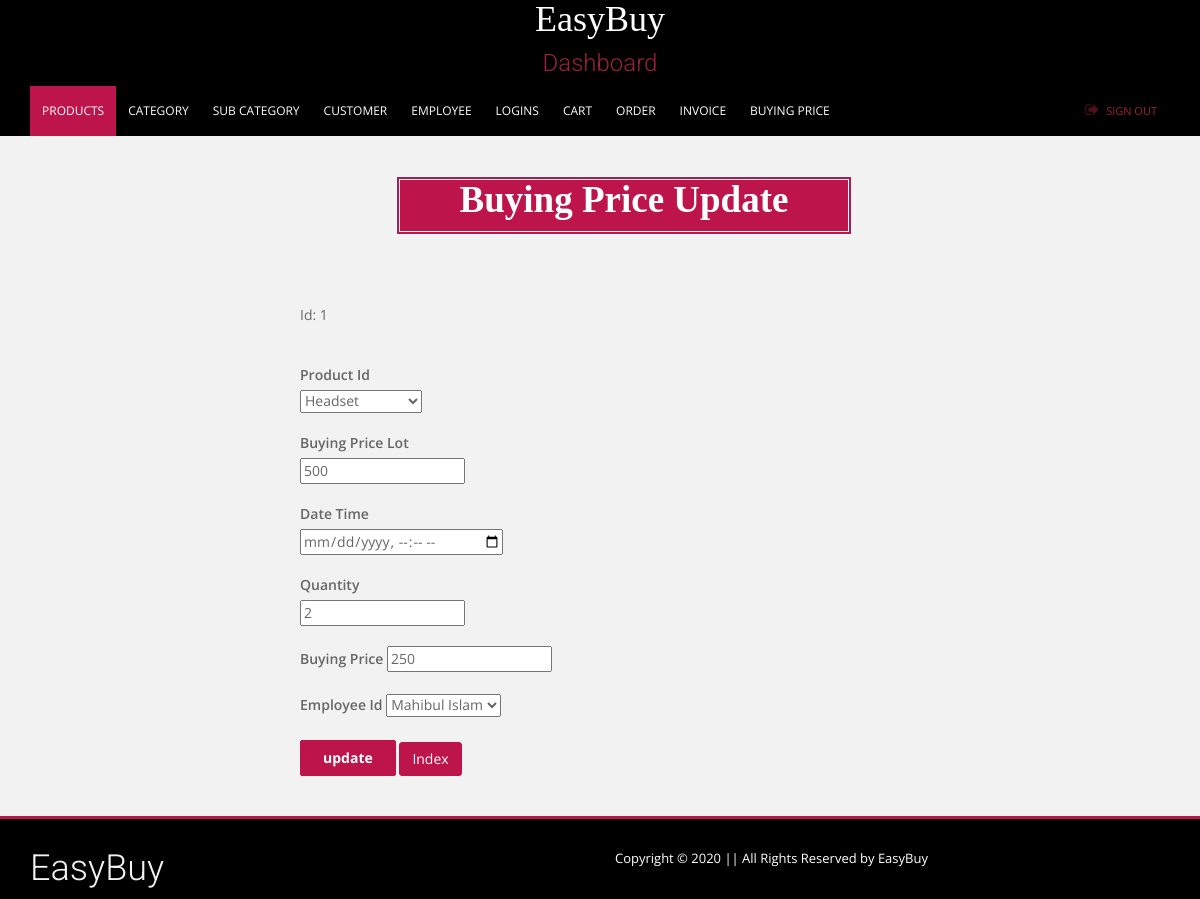
The page /views/buying_price/update.php?Id=1 (signed in) on the database its author committed.
### tables this page shows
CREATE TABLE `buyingprice` (
  `Id` int(11) NOT NULL,
  `Product_Id` int(11) NOT NULL,
  `Buying_Price_Lot` double NOT NULL,
  `Date_Time` datetime NOT NULL,
  `Quantity` int(11) NOT NULL,
  `Buying_Price` double NOT NULL,
  `Employee_Id` int(11) NOT NULL
);

### app/controller/buyingPriceController.php (called while the page is built, shortened)
<?php
    function product()
    {
		$s = "select * from product";
        $jsonData = readQuery($s);
        $data = json_decode($jsonData);
        return $data;
    }
    function employee()
    {
		$s = "select * from employee";
        $jsonData = readQuery($s);
        $data = json_decode($jsonData);
        return $data;
    }
    function details()
    {
        $id = $_REQUEST['Id'];
        $s = "select * from buyingprice where Id=".$id."";
        $jsonData = readQuery($s);
        $data = json_decode($jsonData);
        return $data;
    }
?>

### app/model/model.php (called while the page is built, shortened)
<?php
    function readQuery($sql)
    {
        $conn = new mysqli(servername , username, password, databaseName);
        $arr = [];
        $result = $conn->query($sql);
        if ($result == TRUE) {
            while($row = $result->fetch_assoc()) {
                $arr[] = $row;
            }
        }
        else
        {
            echo "Error: " . $conn->error;
        }
        $json_data = json_encode($arr);
        return $json_data;
    }
?>

### views/buying_price/update.php (the view, shortened to what this page needs)
<?php
    include_once CON_FRONT.'buyingPriceController.php';
    $buyingPrice = details();
    $product = product();
    $employee = employee();
?>
<!DOCTYPE html>
<html>
<head>
	<link rel="stylesheet" href="">
</head>
<body>
    <?php include "../layout/adminHeader.php";?>
<br><br>
    <div class="section-title text-center">
        <h2 style="font-weight: 700;">Buying Price Update</h2>
    </div>
    <br>
    <br>
    <br>
	<form method = "POST" style="padding-left: 25% ">
        Id: <?php echo $buyingPrice[0]->Id; ?>
        <br><br><br>
        <label for="">Product Id</label><br>
       <select name="productId" id="">
            <?php foreach($product as $p)
            { if($buyingPrice[0]->Product_Id == $p->Id )
                { ?>
                <option value="<?= $p->Id ?>" selected ><?= $p->Name ?></option>
               <?php  }
               else
               { ?>
                <option value="<?= $p->Id ?>"><?= $p->Name ?></option>
                <?php
                }
            } ?>
        </select>
        <br>
        <br>
        <label for="">Buying Price Lot</label><br>
        <input type="number" name="buyingPriceLot" id="" value="<?php echo $buyingPrice[0]->Buying_Price_Lot ?>">
        <br>
        <br>
        <label for="">Date Time</label><br>
        <input type="datetime-local" name="dateTime" id="" value="<?php echo $buyingPrice[0]->Date_Time ?>">
        <br>
        <br>
        <label for="">Quantity</label><br>
        <input type="number" name="quantity" id="" value="<?php echo $buyingPrice[0]->Quantity ?>">
        <br>
        <br>
        <label for="">Buying Price</label>
        <input type="number" name="buyingPrice" id="" value="<?php echo $buyingPrice[0]->Buying_Price ?>">
        <br>
        <br>
        <label for="">Employee Id</label>
        <select name="employeeId" id="">
            <?php foreach($employee as $e)
            { ?>
                <option value="<?= $e->Id ?>"><?= $e->Name ?></option>
            <?php } ?>
        </select>
        <br>
        <br>
        <input type="submit" name="update" id="" value = "update">
        <a class="btn btn-primary" href="index.php">Index</a>
        <br>
        <br>
        <br>
    </form>
     <?php include "../layout/adminFooter.php";?>
</body>
</html>

### rows shown on the page
buyingprice: Id "1", buyingPriceLot "500", quantity "2", buyingPrice "250"

### other values the page prints
form field productId "Headset"
form field employeeId "Mahibul Islam"
